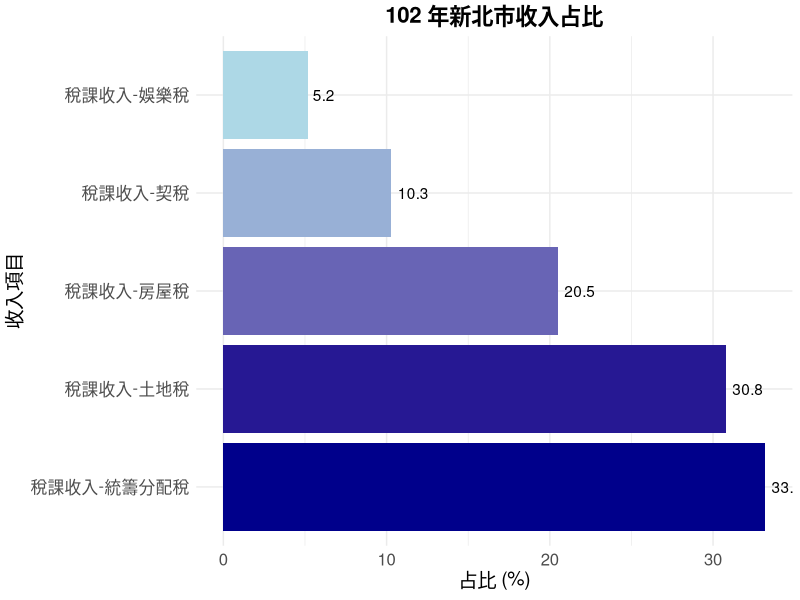

Source code (R):
# 安裝並載入必要套件
install.packages("tidyverse")
library(tidyverse)

# 準備資料
data_with_ratio <- tribble(
  ~field1, ~占比,
  "稅課收入-房屋稅", 20.5,
  "稅課收入-契稅", 10.3,
  "稅課收入-娛樂稅", 5.2,
  "稅課收入-土地稅", 30.8,
  "稅課收入-統籌分配稅", 33.2
)

# 繪製長條圖
ggplot(data_with_ratio, aes(x = reorder(field1, -占比), y = 占比, fill = 占比)) +
  geom_bar(stat = "identity") +  # 繪製長條圖
  geom_text(aes(label = round(占比, 1)), hjust = -0.2, color = "black") +  # 添加數值標籤
  coord_flip() +  # 旋轉圖表
  scale_fill_gradient(low = "lightblue", high = "darkblue") +  # 設置顏色梯度
  labs(
    title = "102 年新北市收入占比",
    x = "收入項目",
    y = "占比 (%)"
  ) +
  theme_minimal() +  # 設置簡約主題
  theme(
    legend.position = "none",  # 隱藏圖例
    plot.title = element_text(hjust = 0.5, size = 16, face = "bold"),  # 美化標題
    axis.text = element_text(size = 12),  # 調整軸文字大小
    axis.title = element_text(size = 14)  # 調整軸標題大小
  )
